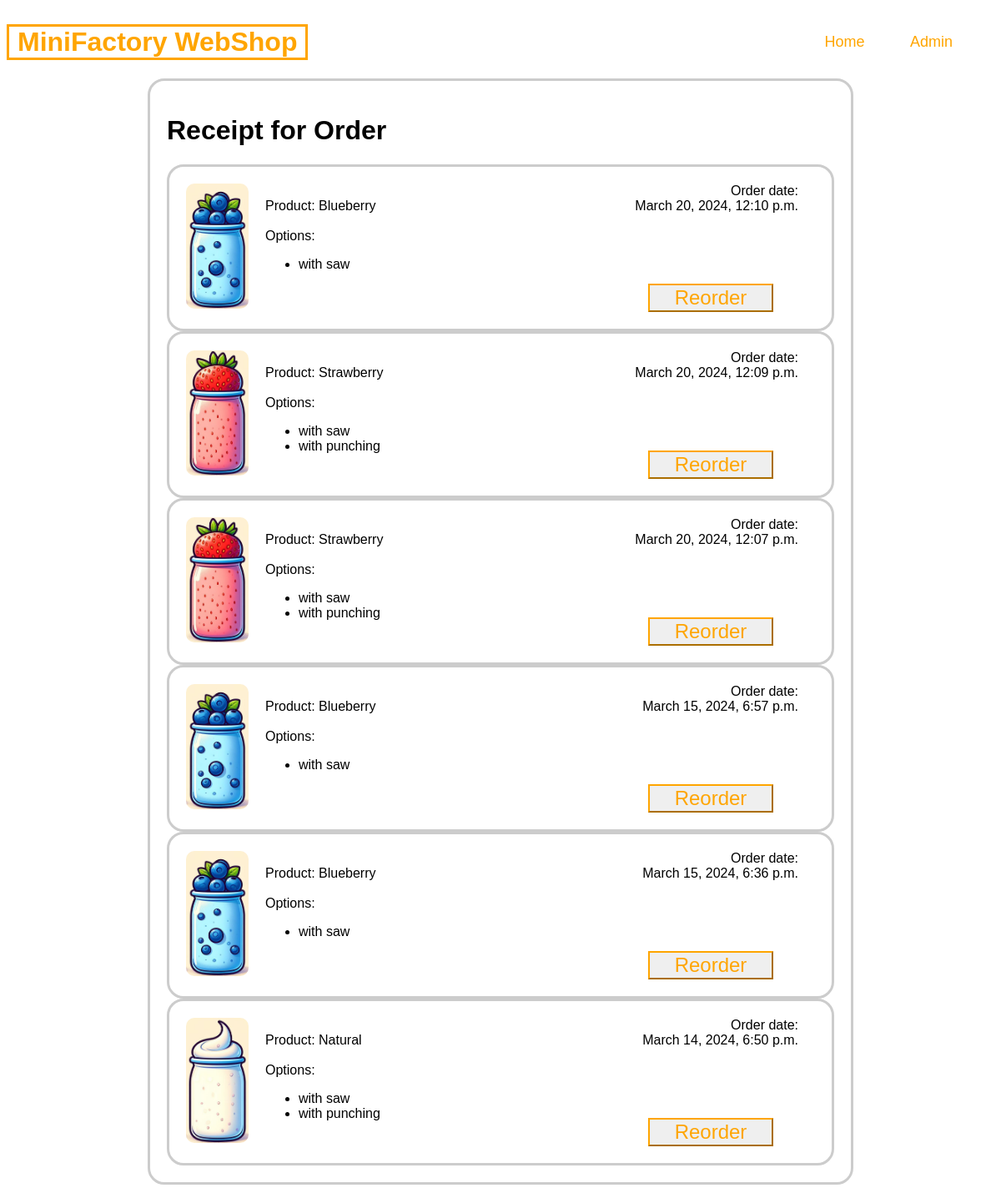
Page /shop/2/receipt/ on the committed database.
### shop/models.py (models this page shows, shortened)
class Order(models.Model):
    product = models.ManyToManyField(Product)
    options = models.ManyToManyField(Option)
    order_date = models.DateTimeField("date ordered")

class Product(models.Model):
    name = models.CharField(max_length=50)
    product_color = models.CharField(max_length=5, choices=(("WHITE", "White"), ("RED", "Red"), ("BLUE", "Blue")))
    image = models.ImageField(upload_to="images/shop")

class Option(models.Model):
    display_text = models.CharField(max_length=50)
    name_int = models.CharField(max_length=50)
    def __str__(self) -> str:
        return self.display_text

### shop/views.py (the view)
# urls.py: path("<int:pk>/receipt/", views.ReceiptView.as_view(), name="receipt"),
class ReceiptView(generic.ListView):
    model = Order
    template_name = "shop/receipt.html"
    def get_queryset(self) -> QuerySet[Any]:
        return Order.objects.order_by("-order_date")

### shop/templates/shop/receipt.html (shortened to what this page needs)
{% extends 'shop/base.html' %}
{% load static %}
{% block head_link %}
    <link rel="stylesheet" href="{% static 'shop/order_list.css' %}">
{% endblock %}
{% block page_content %}
    <form action="{% url 'shop:reorder' %}" method="post">
        <h1> Receipt for Order {{order.id}} </h1>
        {% for order in order_list %}
        <fieldset>
            <div class="order">
                <div>
                    <img src="{{ order.product.get.image.url }}"  alt="{{ order.product.get.name }}">
                </div>
                <div>
                    <br>
                    Product:  {{order.product.get.name}}
                    <br><br>
                    Options:
                    <ul>
                        {% for option in order.options.all %}
                            <li> {{ option }}</li>
                        {% endfor %}
                    </ul>
                </div>
                <div class="order_date">
                    <div>
                        Order date:
                        <br>
                        {{ order.order_date }}
                    </div>
                    <div class"reorder">
                        <button class="button" type="submit" name="button" value="{{ order.id }}">Reorder</button>
                    </div>
                </div>
            </div>
        </fieldset>
        {% endfor %}
    </form>
{% endblock %}

### shop/templates/shop/base.html (shortened to what this page needs)
{% load static %}
<!doctype html>
<html lang="en-US">
    <head>
        <link rel="stylesheet" href="{% static 'shop/style.css' %}">
        {% block head_link %}{% endblock %}
    </head>
    <div class=container>
        <a href="{% url 'shop:index' %}" style="color:orange;text-decoration:none">
            <h1 id="logo">MiniFactory WebShop </h1>
        </a>
        <nav id="navbar">
            <ul>
                <li>
                    <a href="{% url 'shop:index' %}">Home</a>
                    <a href="{% url 'admin:index' %}">Admin</a>
                </li>
            </ul>
        </nav>
    </div>
    <body>
        {% block page_content %}
        {% endblock %}
    </body>
</html>

### shop/static/shop/style.css (style rules this page uses)
body { font-family: "Raleway", Helvetica, sans-serif; }
.container { color: orange; display:flex; justify-content: space-between; align-items: center; }
#logo { border:3px solid; padding:0 10px; }
#navbar li { display:inline-block; }
#navbar a { color: orange; text-decoration:none; font-size:18px; padding-right:50px; }

### shop/static/shop/order_list.css (style rules this page uses)
fieldset { max-width: 800px; margin: 0 auto; margin-top: 0; padding: 20px; border: 3px solid #ccc; border-radius: 20px; }
img { height: 150px; margin-right: 20px; border-radius: 10px; }
.order { display: flex; flex-flow: row wrap; }
.order_date { margin-right: 20px; margin-left: auto; text-align: right; display: flex; flex-flow: column; justify-content: space-between; }
form { margin: 0 auto; max-width: 800px; padding: 20px; border: 3px solid #ccc; border-radius: 20px; }
.button { color: orange; border-color: orange; width: 150px; margin-inline: 30px; font: 1.5em sans-serif; list-style: none; }

### rows in the picture
Order: product.get.image (picture), product.get.name "Blueberry", order_date "March 20, 2024, 12:10 p.m."
Option: display_text "with saw"
Order: product.get.image (picture), product.get.name "Strawberry", order_date "March 20, 2024, 12:09 p.m."
Option: display_text "with punching"
Order: product.get.image (picture), product.get.name "Strawberry", order_date "March 20, 2024, 12:07 p.m."
Order: product.get.image (picture), product.get.name "Blueberry", order_date "March 15, 2024, 6:57 p.m."
Order: product.get.image (picture), product.get.name "Blueberry", order_date "March 15, 2024, 6:36 p.m."
Order: product.get.image (picture), product.get.name "Natural", order_date "March 14, 2024, 6:50 p.m."
